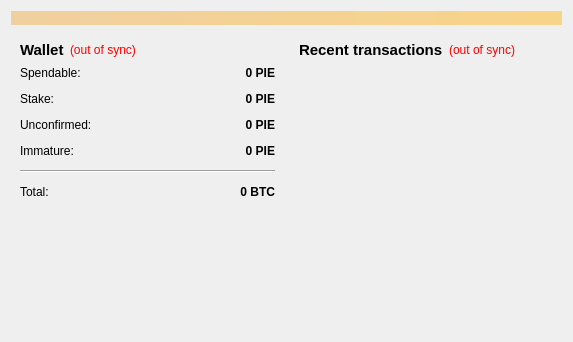
<?xml version="1.0" encoding="UTF-8"?>
<ui version="4.0">
 <class>OverviewPage</class>
 <widget class="QWidget" name="OverviewPage">
  <property name="geometry">
   <rect>
    <x>0</x>
    <y>0</y>
    <width>573</width>
    <height>342</height>
   </rect>
  </property>
  <property name="windowTitle">
   <string>Form</string>
  </property>
  <layout class="QVBoxLayout" name="topLayout">
   <item>
    <widget class="QLabel" name="labelAlerts">
     <property name="visible">
      <bool>false</bool>
     </property>
     <property name="styleSheet">
      <string notr="true">background-color: qlineargradient(x1: 0, y1: 0, x2: 1, y2: 0, stop:0 #F0D0A0, stop:1 #F8D488);  color:#000000
</string>
     </property>
     <property name="wordWrap">
      <bool>true</bool>
     </property>
     <property name="margin">
      <number>3</number>
     </property>
    </widget>
   </item>
   <item>
    <layout class="QHBoxLayout" name="horizontalLayout" stretch="1,1">
     <item>
      <layout class="QVBoxLayout" name="verticalLayout_2">
       <item>
        <widget class="QWidget" name="widget" native="true">
         <layout class="QVBoxLayout" name="verticalLayout_4">
          <item>
           <layout class="QHBoxLayout" name="horizontalLayout_4">
            <item>
             <widget class="QLabel" name="label_5">
              <property name="font">
               <font>
                <pointsize>11</pointsize>
                <weight>75</weight>
                <bold>true</bold>
               </font>
              </property>
              <property name="text">
               <string>Wallet</string>
              </property>
             </widget>
            </item>
            <item>
             <widget class="QLabel" name="labelWalletStatus">
              <property name="toolTip">
               <string>The displayed information may be out of date. Your wallet automatically synchronizes with the PieCoin network after a connection is established, but this process has not completed yet.</string>
              </property>
              <property name="styleSheet">
               <string notr="true">QLabel { color: red; }</string>
              </property>
              <property name="text">
               <string notr="true">(out of sync)</string>
              </property>
              <property name="alignment">
               <set>Qt::AlignLeading|Qt::AlignLeft|Qt::AlignVCenter</set>
              </property>
             </widget>
            </item>
            <item>
             <spacer name="horizontalSpacer_2">
              <property name="orientation">
               <enum>Qt::Horizontal</enum>
              </property>
              <property name="sizeHint" stdset="0">
               <size>
                <width>40</width>
                <height>20</height>
               </size>
              </property>
             </spacer>
            </item>
           </layout>
          </item>
          <item>
           <layout class="QFormLayout" name="formLayout_2">
            <property name="fieldGrowthPolicy">
             <enum>QFormLayout::AllNonFixedFieldsGrow</enum>
            </property>
            <property name="horizontalSpacing">
             <number>12</number>
            </property>
            <property name="verticalSpacing">
             <number>12</number>
            </property>
            <item row="0" column="0">
             <widget class="QLabel" name="label">
              <property name="text">
               <string>Spendable:</string>
              </property>
             </widget>
            </item>
            <item row="0" column="1">
             <widget class="QLabel" name="labelBalance">
              <property name="font">
               <font>
                <weight>75</weight>
                <bold>true</bold>
               </font>
              </property>
              <property name="cursor">
               <cursorShape>IBeamCursor</cursorShape>
              </property>
              <property name="toolTip">
               <string>Your current spendable balance</string>
              </property>
              <property name="text">
               <string notr="true">0 PIE</string>
              </property>
              <property name="alignment">
               <set>Qt::AlignRight|Qt::AlignTrailing|Qt::AlignVCenter</set>
              </property>
              <property name="textInteractionFlags">
               <set>Qt::LinksAccessibleByMouse|Qt::TextSelectableByKeyboard|Qt::TextSelectableByMouse</set>
              </property>
             </widget>
            </item>
            <item row="1" column="0">
             <widget class="QLabel" name="label_6">
              <property name="text">
               <string>Stake:</string>
              </property>
             </widget>
            </item>
            <item row="1" column="1">
             <widget class="QLabel" name="labelStake">
              <property name="font">
               <font>
                <weight>75</weight>
                <bold>true</bold>
               </font>
              </property>
              <property name="cursor">
               <cursorShape>IBeamCursor</cursorShape>
              </property>
              <property name="toolTip">
               <string>Total of coins that was staked, and do not yet count toward the current balance</string>
              </property>
              <property name="text">
               <string notr="true">0 PIE</string>
              </property>
              <property name="alignment">
               <set>Qt::AlignRight|Qt::AlignTrailing|Qt::AlignVCenter</set>
              </property>
              <property name="textInteractionFlags">
               <set>Qt::LinksAccessibleByMouse|Qt::TextSelectableByKeyboard|Qt::TextSelectableByMouse</set>
              </property>
             </widget>
            </item>
            <item row="2" column="0">
             <widget class="QLabel" name="label_3">
              <property name="text">
               <string>Unconfirmed:</string>
              </property>
             </widget>
            </item>
            <item row="2" column="1">
             <widget class="QLabel" name="labelUnconfirmed">
              <property name="font">
               <font>
                <weight>75</weight>
                <bold>true</bold>
               </font>
              </property>
              <property name="cursor">
               <cursorShape>IBeamCursor</cursorShape>
              </property>
              <property name="toolTip">
               <string>Total of transactions that have yet to be confirmed, and do not yet count toward the current balance</string>
              </property>
              <property name="text">
               <string notr="true">0 PIE</string>
              </property>
              <property name="alignment">
               <set>Qt::AlignRight|Qt::AlignTrailing|Qt::AlignVCenter</set>
              </property>
              <property name="textInteractionFlags">
               <set>Qt::LinksAccessibleByMouse|Qt::TextSelectableByKeyboard|Qt::TextSelectableByMouse</set>
              </property>
             </widget>
            </item>
            <item row="3" column="0">
             <widget class="QLabel" name="labelImmatureText">
              <property name="text">
               <string>Immature:</string>
              </property>
             </widget>
            </item>
            <item row="3" column="1">
             <widget class="QLabel" name="labelImmature">
              <property name="font">
               <font>
                <weight>75</weight>
                <bold>true</bold>
               </font>
              </property>
              <property name="toolTip">
               <string>Mined balance that has not yet matured</string>
              </property>
              <property name="text">
               <string notr="true">0 PIE</string>
              </property>
              <property name="alignment">
               <set>Qt::AlignRight|Qt::AlignTrailing|Qt::AlignVCenter</set>
              </property>
              <property name="textInteractionFlags">
               <set>Qt::LinksAccessibleByMouse|Qt::TextSelectableByKeyboard|Qt::TextSelectableByMouse</set>
              </property>
             </widget>
            </item>
            <item row="4" column="0" colspan="2">
             <widget class="Line" name="line">
              <property name="orientation">
               <enum>Qt::Horizontal</enum>
              </property>
             </widget>
            </item>
            <item row="5" column="0">
             <widget class="QLabel" name="labelTotalText">
              <property name="text">
               <string>Total:</string>
              </property>
             </widget>
            </item>
            <item row="5" column="1">
             <widget class="QLabel" name="labelTotal">
              <property name="font">
               <font>
                <weight>75</weight>
                <bold>true</bold>
               </font>
              </property>
              <property name="cursor">
               <cursorShape>IBeamCursor</cursorShape>
              </property>
              <property name="toolTip">
               <string>Your current total balance</string>
              </property>
              <property name="text">
               <string notr="true">0 BTC</string>
              </property>
              <property name="alignment">
               <set>Qt::AlignRight|Qt::AlignTrailing|Qt::AlignVCenter</set>
              </property>
              <property name="textInteractionFlags">
               <set>Qt::LinksAccessibleByMouse|Qt::TextSelectableByKeyboard|Qt::TextSelectableByMouse</set>
              </property>
             </widget>
            </item>
           </layout>
          </item>
         </layout>
        </widget>
       </item>
       <item>
        <spacer name="verticalSpacer">
         <property name="orientation">
          <enum>Qt::Vertical</enum>
         </property>
         <property name="sizeHint" stdset="0">
          <size>
           <width>20</width>
           <height>40</height>
          </size>
         </property>
        </spacer>
       </item>
      </layout>
     </item>
     <item>
      <layout class="QVBoxLayout" name="verticalLayout_3">
       <item>
        <widget class="QWidget" name="widget_2" native="true">
         <layout class="QVBoxLayout" name="verticalLayout">
          <item>
           <layout class="QHBoxLayout" name="horizontalLayout_2">
            <item>
             <widget class="QLabel" name="label_4">
              <property name="font">
               <font>
                <pointsize>11</pointsize>
                <weight>75</weight>
                <bold>true</bold>
               </font>
              </property>
              <property name="text">
               <string>&lt;b&gt;Recent transactions&lt;/b&gt;</string>
              </property>
             </widget>
            </item>
            <item>
             <widget class="QLabel" name="labelTransactionsStatus">
              <property name="toolTip">
               <string>The displayed information may be out of date. Your wallet automatically synchronizes with the PieCoin network after a connection is established, but this process has not completed yet.</string>
              </property>
              <property name="styleSheet">
               <string notr="true">QLabel { color: red; }</string>
              </property>
              <property name="text">
               <string notr="true">(out of sync)</string>
              </property>
              <property name="alignment">
               <set>Qt::AlignRight|Qt::AlignTrailing|Qt::AlignVCenter</set>
              </property>
             </widget>
            </item>
            <item>
             <spacer name="horizontalSpacer">
              <property name="orientation">
               <enum>Qt::Horizontal</enum>
              </property>
              <property name="sizeHint" stdset="0">
               <size>
                <width>40</width>
                <height>20</height>
               </size>
              </property>
             </spacer>
            </item>
           </layout>
          </item>
          <item>
           <widget class="QListView" name="listTransactions">
            <property name="styleSheet">
             <string notr="true">QListView { background: transparent; }</string>
            </property>
            <property name="frameShape">
             <enum>QFrame::NoFrame</enum>
            </property>
            <property name="verticalScrollBarPolicy">
             <enum>Qt::ScrollBarAlwaysOff</enum>
            </property>
            <property name="horizontalScrollBarPolicy">
             <enum>Qt::ScrollBarAlwaysOff</enum>
            </property>
            <property name="selectionMode">
             <enum>QAbstractItemView::NoSelection</enum>
            </property>
           </widget>
          </item>
         </layout>
        </widget>
       </item>
      </layout>
     </item>
    </layout>
   </item>
  </layout>
 </widget>
 <resources/>
 <connections/>
</ui>
